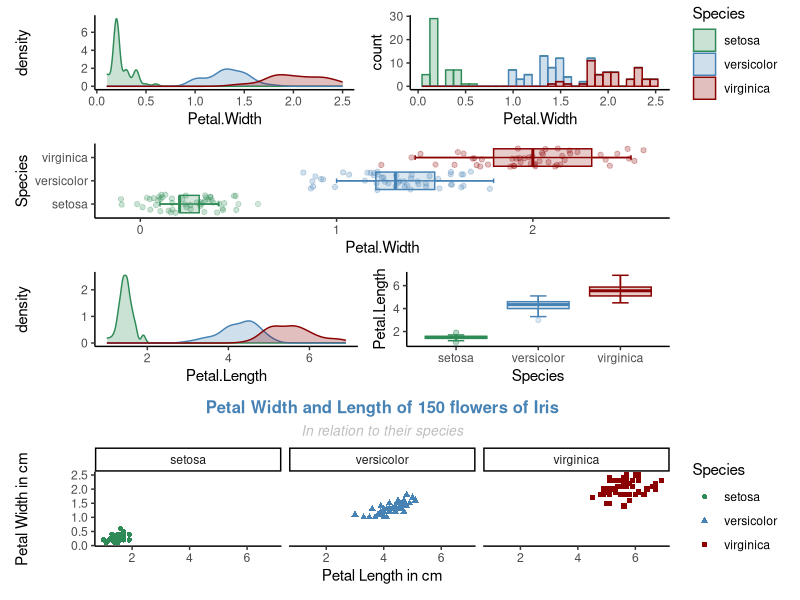
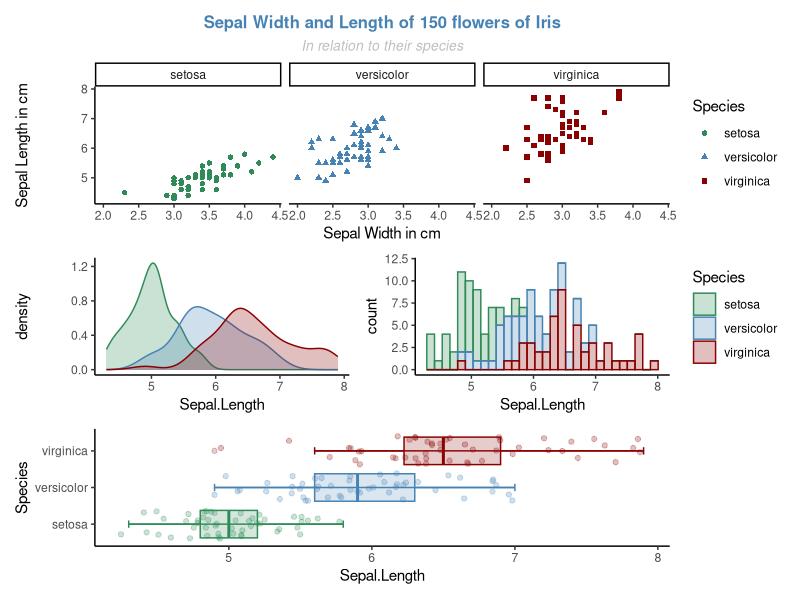
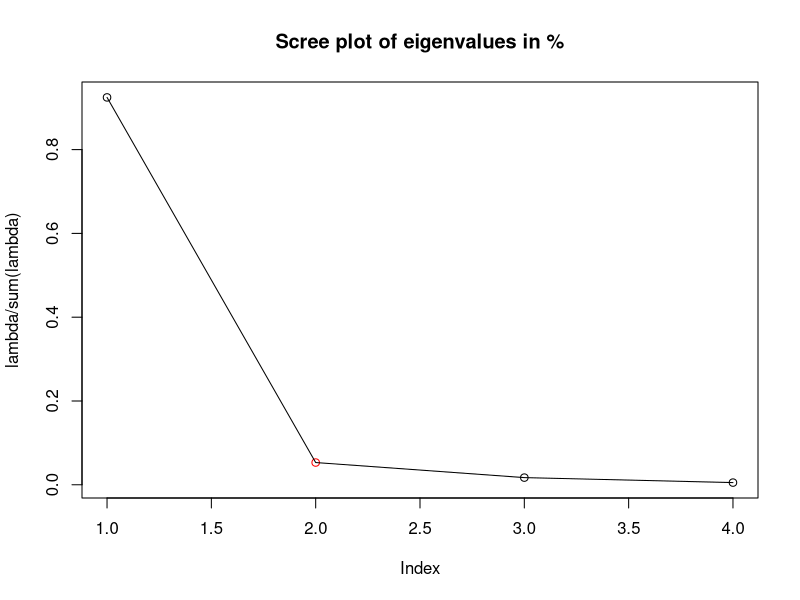

Here is the R script that generated these plots, in order:
## ---- chunk 1
knitr::opts_chunk$set(echo = TRUE)
## ---- chunk 2
library(ggplot2)
library(patchwork)
library(gclus)
## ---- chunk 3
theme_set(theme_classic())
color_pal<-c("seagreen", "steelblue", "darkred")
theme.title<-theme(
    plot.title = element_text(
      hjust = 0.5, # center
      size = 12,
      color = "steelblue",
      face = "bold"
    ),
    plot.subtitle = element_text(
      hjust = 0.5, # center
      size = 10,
      color = "gray",
      face = "italic"
    )
  )

dp<-ggplot(iris) +
   aes(x=Petal.Width, color=Species, fill=Species) +
   geom_density(alpha=0.25) + 
   theme(legend.position = "none") +
   scale_color_manual(values = color_pal) + 
   scale_fill_manual(values = color_pal)

bp<-ggplot(iris) +
  aes(x=Petal.Width, y=Species, fill=Species, color=Species) +
  stat_boxplot(geom="errorbar",width=0.2) +
  geom_boxplot(varwidth = TRUE, alpha=0.2) + 
  geom_jitter(alpha = 0.25, width = 0.2) +
  theme(legend.position = "none") +
  scale_color_manual(values = color_pal) + 
  scale_fill_manual(values = color_pal)

h<-ggplot(iris) +
  aes(x=Petal.Width, color=Species, fill=Species) +
  geom_histogram(bins=30, alpha=0.25) + 
  scale_color_manual(values = color_pal) + 
  scale_fill_manual(values = color_pal)

dpl<-ggplot(iris) +
   aes(x=Petal.Length, color=Species, fill=Species) +
   geom_density(alpha=0.25) + 
   theme(legend.position = "none") +
   scale_color_manual(values = color_pal) + 
   scale_fill_manual(values = color_pal)

bpl<-ggplot(iris) +
  aes(y=Petal.Length, x=Species, fill=Species, color=Species) +
  stat_boxplot(geom="errorbar",width=0.2) +
  geom_boxplot(varwidth = TRUE, alpha=0.2) + 
  theme(legend.position = "none") +
  scale_color_manual(values = color_pal) + 
  scale_fill_manual(values = color_pal)

sp<-ggplot(iris) +
  aes(x = Petal.Length, y = Petal.Width, shape = Species, color=Species, fill=Species) +
  geom_point() +
  facet_wrap(~Species) +
  scale_color_manual(values = color_pal) + 
  scale_fill_manual(values = color_pal) + 
  labs(
    title = "Petal Width and Length of 150 flowers of Iris",
    subtitle = "In relation to their species",
    x = "Petal Length in cm",
    y = "Petal Width in cm"
  ) + theme.title

dps<-ggplot(iris) +
   aes(x=Sepal.Length, color=Species, fill=Species) +
   geom_density(alpha=0.25) + 
   theme(legend.position = "none") +
   scale_color_manual(values = color_pal) + 
   scale_fill_manual(values = color_pal)

hs<-ggplot(iris) +
  aes(x=Sepal.Length, color=Species, fill=Species) +
  geom_histogram(bins=30, alpha=0.25) + 
  scale_color_manual(values = color_pal) + 
  scale_fill_manual(values = color_pal)

bps<-ggplot(iris) +
  aes(x=Sepal.Length, y=Species, fill=Species, color=Species) +
  stat_boxplot(geom="errorbar",width=0.2) +
  geom_boxplot(varwidth = TRUE, alpha=0.2) + 
  geom_jitter(alpha = 0.25, width = 0.2) +
  theme(legend.position = "none") +
  scale_color_manual(values = color_pal) + 
  scale_fill_manual(values = color_pal)

sps<-ggplot(iris) +
  aes(x = Sepal.Width, y = Sepal.Length, shape = Species, color=Species, fill=Species) +
  geom_point() +
  facet_wrap(~Species) +
  scale_color_manual(values = color_pal) + 
  scale_fill_manual(values = color_pal) + 
  labs(
    title = "Sepal Width and Length of 150 flowers of Iris",
    subtitle = "In relation to their species",
    x = "Sepal Width in cm",
    y = "Sepal Length in cm"
  ) + theme.title

(dp + h) / bp / (dpl + bpl) / sp
sps/ (dps + hs) / bps
## ---- chunk 4
X<-iris[,1:4]             ## exclude the Species column
S <- cov(X)               ## compute variance-covariance matrix 
iris.pca <- prcomp(X)     ## perform PCA
lambda <- eigen(S)$values ## calculate eigenvalues
## ---- chunk 5
## scree plot
plot(lambda/sum(lambda),                        ## or instead of lambda: iris.pca$sdev^2
    main = "Scree plot of eigenvalues in %",
    col=c("black", "red", "black", "black"))
lines(lambda/sum(lambda))                       ## or: iris.pca$sdev^2
